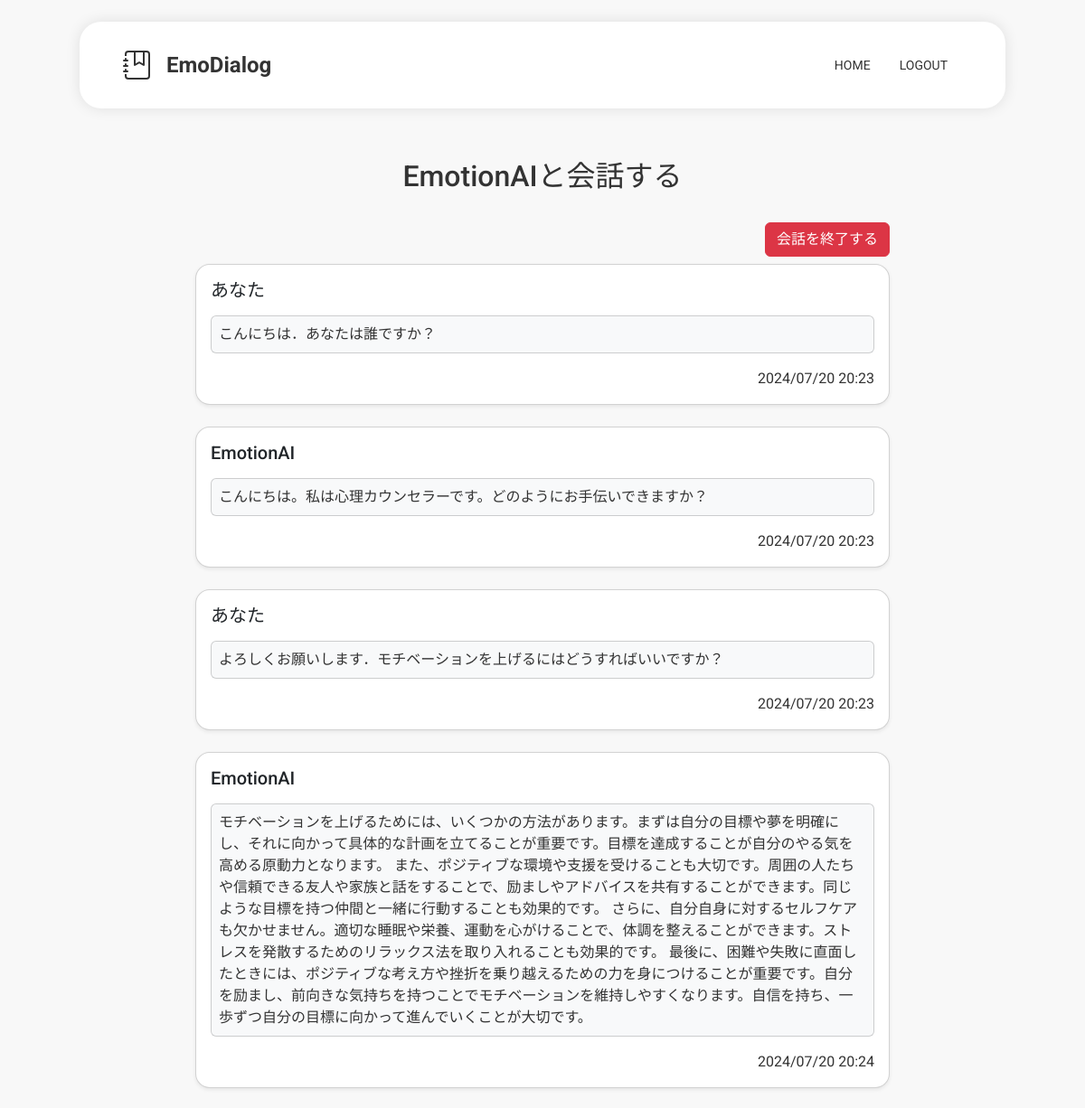
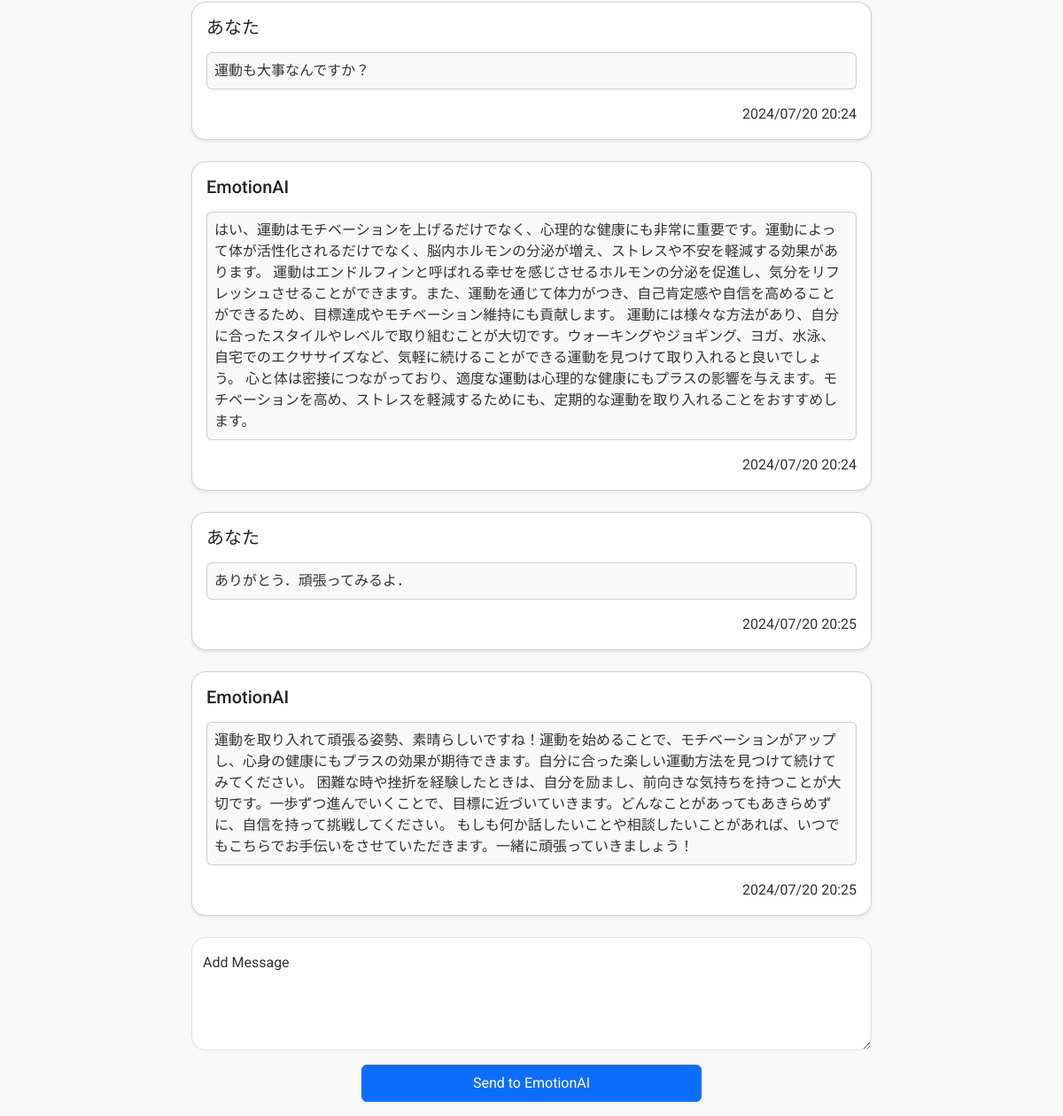
The page /chat (signed in) on the database its author committed (2 pictures, top to bottom).
### models.py (models this page shows)
class Chat(db.Model):
    id = db.Column(db.Integer, primary_key=True)
    user_id = db.Column(db.Integer, db.ForeignKey('user.id'), nullable=False)
    role = db.Column(db.String(30), nullable=True)
    message = db.Column(db.Text, nullable=True)
    time = db.Column(db.DateTime, default=lambda: datetime.now(pytz.timezone('Asia/Tokyo')))

### app.py (the view)
@app.route("/chat", methods=['GET', 'POST'])
@login_required
def chatPage():
    user_id = current_user.id
    if request.method == 'GET':
        chats = chatController.get_user_chat(user_id)
        return render_template('chat.html', user_id=user_id, chats=chats)
    if request.method == 'POST':
        message = request.form['message']
        chatController.send_message(user_id, message)
        return redirect(url_for('chatPage'))

### app.py (called while the page is built)
@login_manager.user_loader
def load_user(user_id):
    return userController.user_load_control(user_id)

### controllers.py (called while the page is built)
    def user_load_control(self, user_id):
        return User.query.get(user_id)

    def get_user_chat(self, user_id) -> list:
        chats = Chat.query.filter_by(user_id=user_id).all()
        return chats

### templates/chat.html (shortened to what this page needs)
{% extends "base.html" %}
{% block content %}
<h2 class="text-center p-3">EmotionAIと会話する</h2>
<div class="mx-auto" style="max-width: 48rem;">
    <div class="text-end">
        <a href="/chat/delete" class="btn my-2 btn-danger" id="delete_chat">会話を終了する</a>
    </div>
    {% for chat in chats %}
    <div class="card mb-4 shadow-sm rounded-4" style="max-width: 48rem;">
        <div class="card-body">
            <h5 class="card-title mb-2">
                {% if chat.role == "user" %}
                    あなた
                {% elif chat.role == "assistant" %}
                    EmotionAI
                {% endif %}
            </h5>
            <div class="card bg-body-tertiary my-3">
                <div class="card-text m-2 overflow-hidden">
                    {{ chat.message }}
                </div>
            </div>
            <div class="text-end">
                {{ chat.time.strftime('%Y/%m/%d %H:%M') }}
            </div>
        </div>
    </div>
    {% endfor %}
    <div class="text-center" style="max-width: 48rem;">
        <form method="POST" id="createDiaryForm">
            <div class="form-floating">
                <textarea class="form-control rounded-4" placeholder="質問内容を追加" name="message" id="diaryBody" style="height: 128px;"></textarea>
                <label for="floatingTextArea">Add Message</label>
                <input class="btn btn-primary w-50 py-2 m-3" type="submit" value="Send to EmotionAI" id="send">
            </div>
        </form>
    </div>
</div>
{% endblock %}

### templates/base.html (shortened to what this page needs)
<!DOCTYPE html>
<html lang="ja">
<head>
    {{ bootstrap.load_css() }}
    <link rel="stylesheet" href="{{ url_for('static', filename='css/style.css')}}">
</head>
<body>
    <header>
        <div class="me-3">
        </div>
        <h1>
            <a href="{{ url_for('indexPage') }}">EmoDialog</a>
        </h1>
        <nav>
            <ul>
                <li><a href="{{ url_for('indexPage') }}">HOME</a></li>
                <li><a href="{{ url_for('logout') }}" id="logout">LOGOUT</a></li>
            </ul>
        </nav>
    </header>
    <main>
        {% block content %}
        {% endblock %}
    </main>
</body>
</html>

### static/css/style.css (style rules this page uses)
* { font-family: "Roboto", "Noto Sans JP", sans-serif; color: #333; }
body { margin: 0; padding: 0; background-color: #f8f8f8; }
header { position: sticky; position: -webkit-sticky; top: 24px; display: flex; justify-content: flex-start; align-items: center; background-color: white; color: #333; max-width: 64rem; min-width: 48rem; padding: 32px 48px; z-index: 10; margin: 24px auto; margin-bottom: 40px; border-radius: 24px; box-shadow: 0 0 16px rgba(0, 0, 0, 0.1); }
header h1 { font-size: 24px; font-weight: 700; margin: 0; padding: 0; border: 10px; }
header a { text-decoration: none; color: #333; }
header nav { margin-left: auto; }
header nav ul { margin: 0; padding: 0; display: flex; }
header nav ul li { list-style: none; display: inline-block; margin: 0 16px; font-size: 14px; }
header nav ul li a { text-decoration: none; color: #333; transition: all 0.3s; }

### rows shown on the page
Chat: role "あなた", message "こんにちは．あなたは誰ですか？", time "2024/07/20 20:23"
Chat: role "EmotionAI", message "こんにちは。私は心理カウンセラーです。どのようにお手伝いできますか？", time "2024/07/20 20:23"
Chat: role "あなた", message "よろしくお願いします．モチベーションを上げるにはどうすればいいですか？", time "2024/07/20 20:23"
Chat: role "EmotionAI", message "モチベーションを上げるためには、いくつかの方法があります。まずは自分の目標や夢を明確にし、それに向かって具体的な計画を立てることが重要です。目標を達成することが自分のやる気を高める原動力となります。 また、ポジティブな環境や支援を受けることも大切です。周囲の人たちや信頼できる友人や家族と話をすることで、励ましやアドバイスを共有することができます。同じような目標を持つ仲間と一緒に行動することも効果的です。 さらに、自分自身に対するセルフケアも欠かせません。適切な睡眠や栄養、運動を心がけることで、体調を整えることができます。ストレスを発散するためのリラックス法を取り入れることも効果的です。 最後に、困難や失敗に直面したときには、ポジティブな考え方や挫折を乗り越えるための力を身につけることが重要です。自分を励まし、前向きな気持ちを持つことでモチベーションを維持しやすくなります。自信を持ち、一歩ずつ自分の目標に向かって進んでいくことが大切です。", time "2024/07/20 20:24"
Chat: role "あなた", message "運動も大事なんですか？", time "2024/07/20 20:24"
Chat: role "EmotionAI", message "はい、運動はモチベーションを上げるだけでなく、心理的な健康にも非常に重要です。運動によって体が活性化されるだけでなく、脳内ホルモンの分泌が増え、ストレスや不安を軽減する効果があります。 運動はエンドルフィンと呼ばれる幸せを感じさせるホルモンの分泌を促進し、気分をリフレッシュさせることができます。また、運動を通じて体力がつき、自己肯定感や自信を高めることができるため、目標達成やモチベーション維持にも貢献します。 運動には様々な方法があり、自分に合ったスタイルやレベルで取り組むことが大切です。ウォーキングやジョギング、ヨガ、水泳、自宅でのエクササイズなど、気軽に続けることができる運動を見つけて取り入れると良いでしょう。 心と体は密接につながっており、適度な運動は心理的な健康にもプラスの影響を与えます。モチベーションを高め、ストレスを軽減するためにも、定期的な運動を取り入れることをおすすめします。", time "2024/07/20 20:24"
Chat: role "あなた", message "ありがとう．頑張ってみるよ．", time "2024/07/20 20:25"
Chat: role "EmotionAI", message "運動を取り入れて頑張る姿勢、素晴らしいですね！運動を始めることで、モチベーションがアップし、心身の健康にもプラスの効果が期待できます。自分に合った楽しい運動方法を見つけて続けてみてください。 困難な時や挫折を経験したときは、自分を励まし、前向きな気持ちを持つことが大切です。一歩ずつ進んでいくことで、目標に近づいていきます。どんなことがあってもあきらめずに、自信を持って挑戦してください。 もしも何か話したいことや相談したいことがあれば、いつでもこちらでお手伝いをさせていただきます。一緒に頑張っていきましょう！", time "2024/07/20 20:25"
